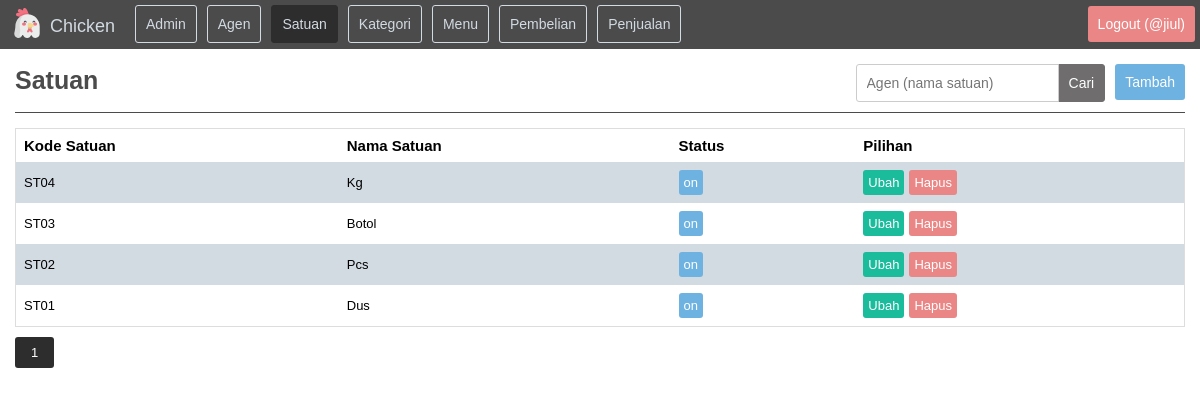
The page /?folder=satuan&file=index (signed in) on the database its author committed.
### tables this page shows
CREATE TABLE `tabel_satuan` (
  `kolom_kode_satuan` char(4) NOT NULL,
  `kolom_nama_satuan` varchar(10) NOT NULL,
  `kolom_status_satuan` enum('on','off') NOT NULL
);

### page/satuan/index.php (the view, shortened to what this page needs)
<?php
	$pencarian			=	isset($_GET["pencarian"]) ? $_GET["pencarian"] : false;
	if ($pencarian) {
		$url_pencarian 	=	"&pencarian=$pencarian";
		$where 			=	"WHERE kolom_nama_satuan LIKE '%$pencarian%'";
	}
	else {
		$url_pencarian 	=	"";
		$where 			=	"";
	}
	$pagination			=	isset($_GET["pagination"]) ? $_GET["pagination"] : 1;
	$data_per_halaman	=	10;
	$mulai_dari 		=	($pagination - 1) * $data_per_halaman;
	$sql				=	mysqli_query($koneksi, 	"
														SELECT * FROM
															tabel_satuan
															$where
														ORDER BY
															kolom_kode_satuan
														DESC
														LIMIT
															$mulai_dari, $data_per_halaman
													")
													or die ("
														<div class='alert'>
															sql error<br>
															".mysqli_errno($koneksi)." - ".mysqli_error($koneksi)."
														</div>
													");
	$sqlTotal 			=	mysqli_query($koneksi,"SELECT * FROM tabel_satuan $where");
?>
<div class="header">
	<h1>Satuan</h1>
	<a href="<?php echo base_url."?folder=satuan&file=tambah"; ?>" class="tambah">Tambah</a>
	<form method="get" name="formPencarianSatuan">
		<button type="submit">Cari</button>
		<input type="text" name="pencarian" value="<?php echo $pencarian; ?>" placeholder="Agen (nama satuan)">
	</form>
</div>
<?php if (mysqli_num_rows($sql)==0) { ?>
	<div class="alert">
		Tidak ada data satuan
	</div>
<?php } else { ?>
	<div class="table-responsive">
		<table>
			<tr>
				<th>Kode Satuan</th>
				<th>Nama Satuan</th>
				<th>Status</th>
				<th>Pilihan</th>
			</tr>
			<?php while ($row = mysqli_fetch_array($sql)) { ?>
				<tr>
					<td><?php echo $row["kolom_kode_satuan"]; ?></td>
					<td><?php echo $row["kolom_nama_satuan"]; ?></td>
					<td>
						<?php if ($row["kolom_status_satuan"]=="on") { ?>
							<div class="status-on">
								on
							</div>
						<?php } else { ?>
							<div class="status-off">
								off
							</div>
						<?php } ?>
					</td>
					<td>
						<a href="<?php echo base_url."?folder=satuan&file=ubah&kode_satuan=$row[kolom_kode_satuan]"; ?>" class="ubah">
							Ubah
						</a>
						<a href="<?php echo base_url."?folder=satuan&file=hapus&kode_satuan=$row[kolom_kode_satuan]"; ?>" class="hapus">
							Hapus
						</a>
					</td>
				</tr>
			<?php } ?>
		</table>
	</div>
	<?php echo pagination($sqlTotal, $data_per_halaman, $pagination, "?folder=satuan&file=index$url_pencarian"); ?>
<?php } ?>

### css/style.css (style rules this page uses)
body { margin: 0; padding: 0; font-family: arial; }

### css/main.css (style rules this page uses)
.main .header { overflow: hidden; border-bottom: 1px solid #4b4b4b; }
.main .header h1 { float: left; color: #4b4b4b; font-size: 25px; }
.main .header form { float: right; }
.main .header input[type=text] { padding: 10px; margin: 5px 0px 5px 5px; font-size: 14px; border-top-left-radius: 3px; border-bottom-left-radius: 3px; float: right; position: relative; top: 10px; border: 1px solid #ccc; }
.main .header button { padding: 10px; margin: 5px 5px 5px -1px; font-size: 14px; border-top-right-radius: 3px; border-bottom-right-radius: 3px; float: right; position: relative; top: 10px; border: 1px solid #6f6d6d; cursor: pointer; background-color: #6f6d6d; color: #fff; }
.main .header a { color: #fff; text-align: center; padding: 10px; margin: 5px 0px 5px 5px; text-decoration: none; font-size: 14px; border-radius: 3px; background-color: #6db2e0; float: right; position: relative; top: 10px; }

### css/table.css (style rules this page uses)
.table-responsive { overflow-x: auto; margin-top: 15px; }
table { border-collapse: collapse; border-spacing: 0; width: 100%; border: 1px solid #ddd; }
th, td { text-align: left; padding: 8px; }
th { font-size: 15px; }
td { font-size: 13px; }
tr:nth-child(even) { background-color: #d2dae2; }
table .status-on { background-color: #6db2e0; padding: 5px; color: #fff; float: left; border-radius: 3px; margin-right: 5px; }
table .ubah { text-decoration: none; background-color: #1abc9c; padding: 5px; color: #fff; float: left; border-radius: 3px; margin-right: 5px; }
table .hapus { text-decoration: none; background-color: #ea8685; padding: 5px; color: #fff; float: left; border-radius: 3px; }

### rows shown on the page
tabel_satuan: kolom_kode_satuan "ST04", kolom_nama_satuan "Kg", kolom_status_satuan "on"
tabel_satuan: kolom_kode_satuan "ST03", kolom_nama_satuan "Botol", kolom_status_satuan "on"
tabel_satuan: kolom_kode_satuan "ST02", kolom_nama_satuan "Pcs", kolom_status_satuan "on"
tabel_satuan: kolom_kode_satuan "ST01", kolom_nama_satuan "Dus", kolom_status_satuan "on"

### other values the page prints
$session_username "jiul"
